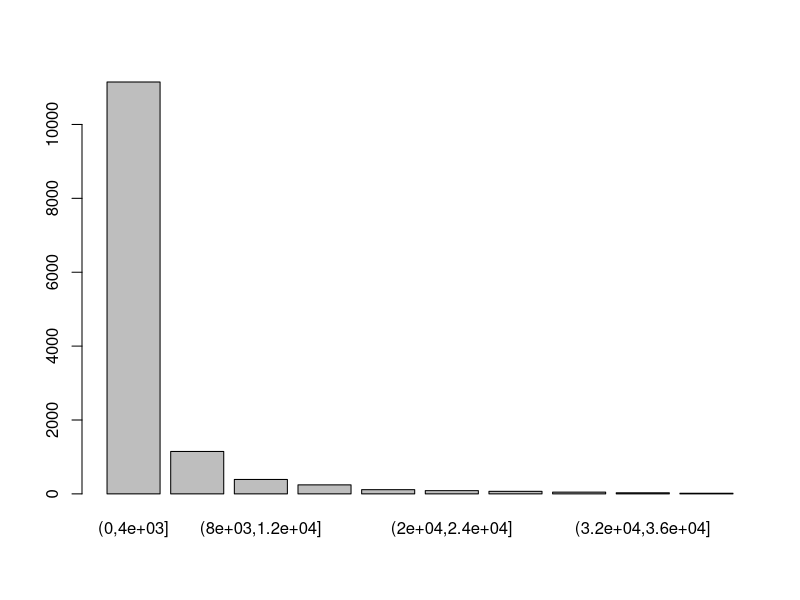

Generate this figure with R:
# Download necessary library to read file 
library(readr)
# Import and read udemy_data.csv
udemy_data <- read_csv("udemy_data.csv")
View(udemy_data)

# Observe  the minimum, maximum, quartiles, mean, median and NA data
summary_num_s <- summary(udemy_data$num_subscribers)

# Given the large number of observations, use a class division within this variable
clases_num_s <- seq(0,40000, by = 4000)
clases_num_s_x <- cut(udemy_data$num_subscribers, breaks = clases_num_s)
FrecGrossPM_num_s  <- data.frame(table (clases_num_s_x))
FrecGrossPM_num_s

# Create the object for the absolute frequency
FrecAbs_num_s <- table(clases_num_s_x)
# Visualize the object FrecRel_num_s within terminal, calculation of relative frequency
FrecRel_num_s <- prop.table(FrecAbs_num_s)
# Calculate percentage frequency
FrecPor_num_s <- FrecRel_num_s*100
# Based on the absolute, relative and percentage frequency, calculate the frequency distribution
DisFrec_num_s <- cbind (FrecAbs_num_s, FrecRel_num_s, FrecPor_num_s)

# Graphics and more
# Create Bar plot for absolute frequency 
barplot(FrecAbs_num_s)

